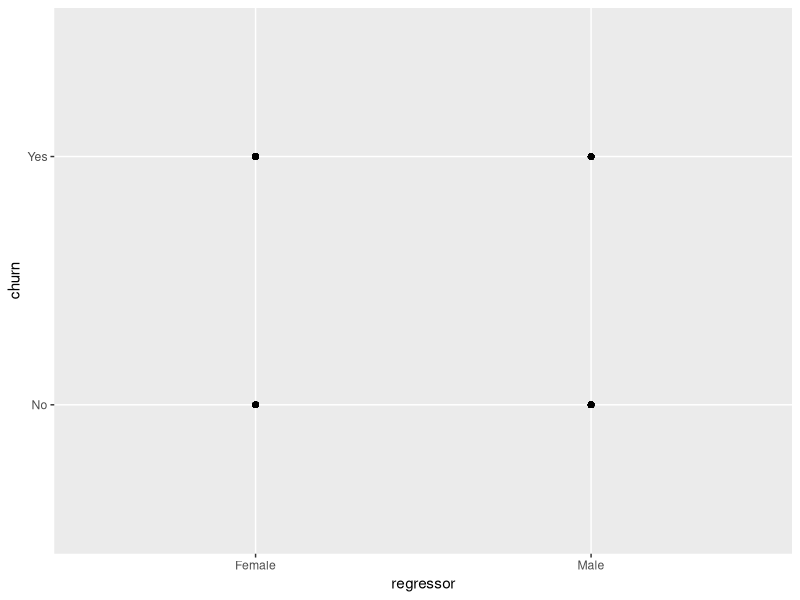
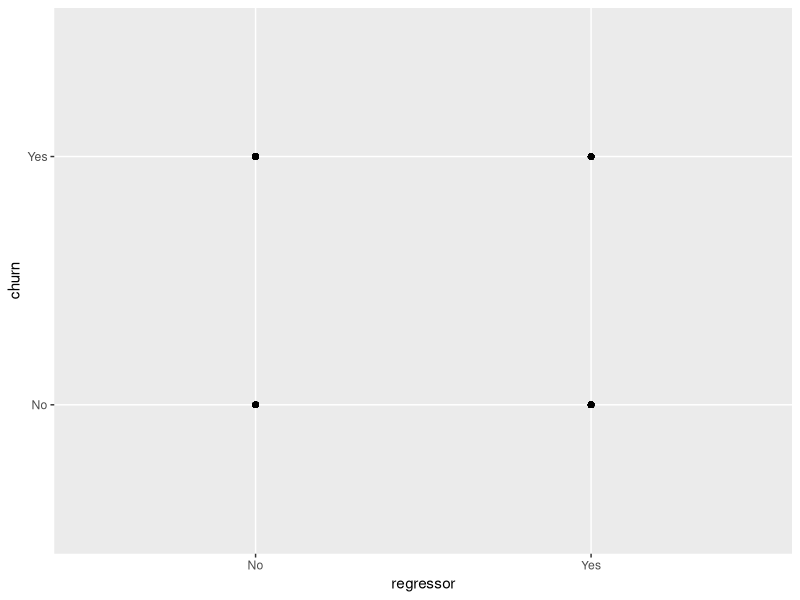
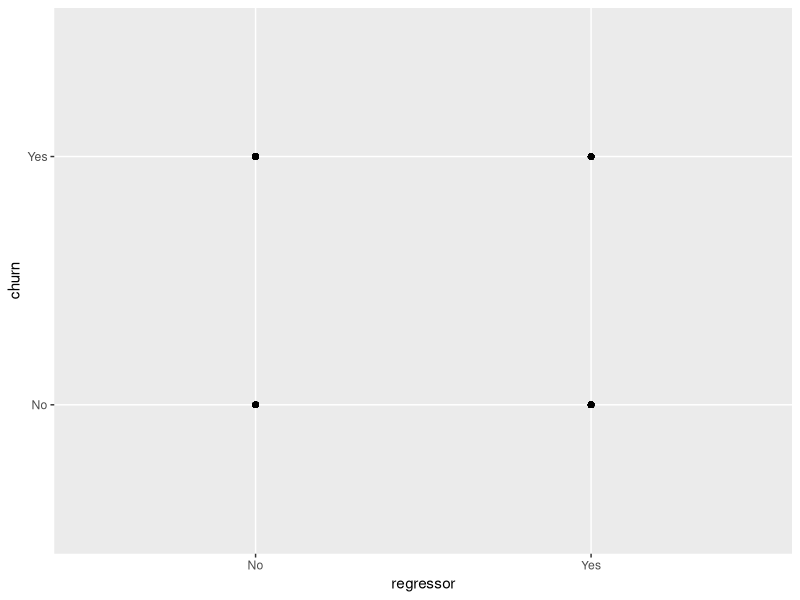
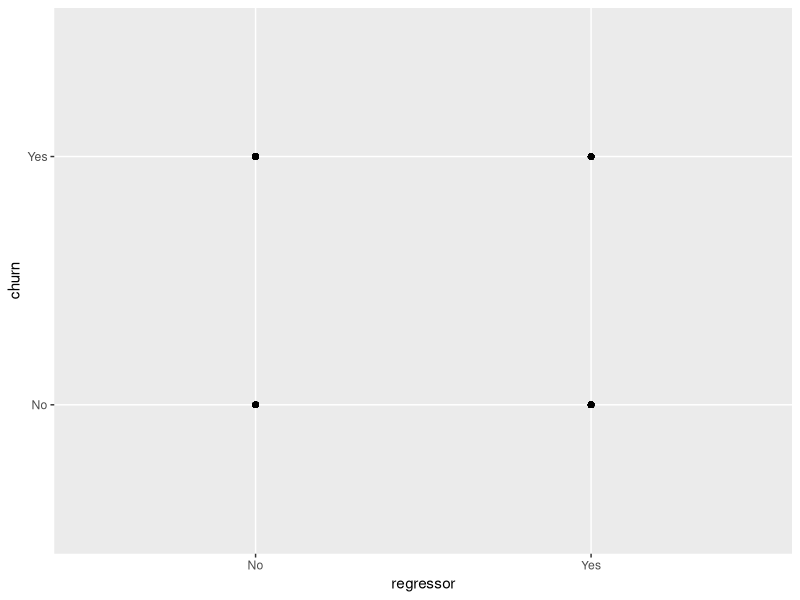
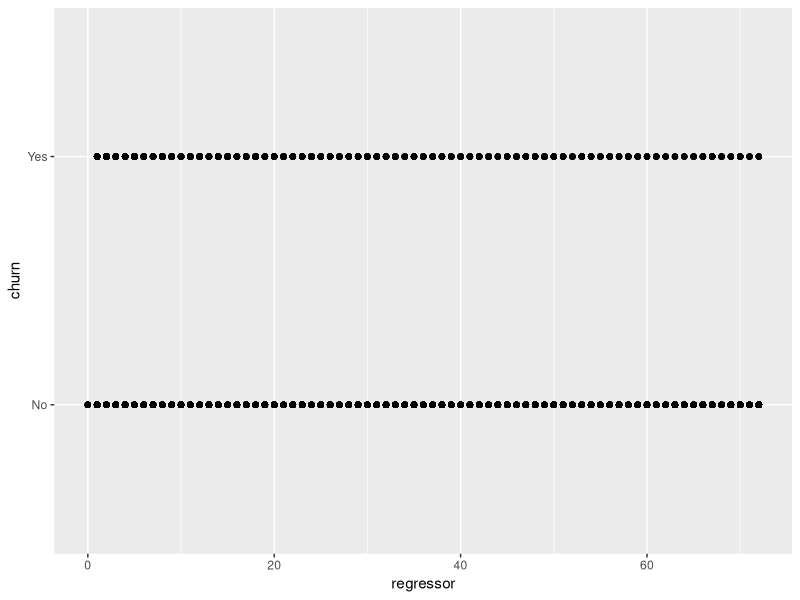
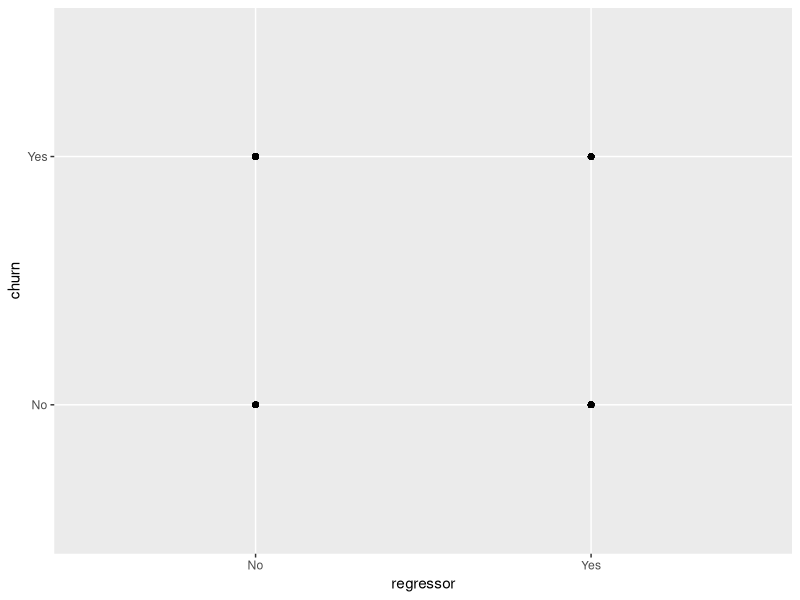
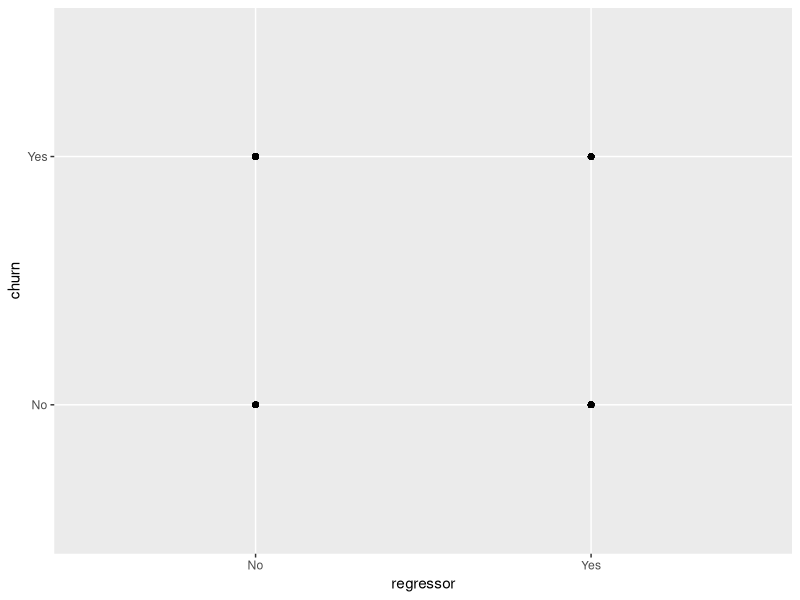
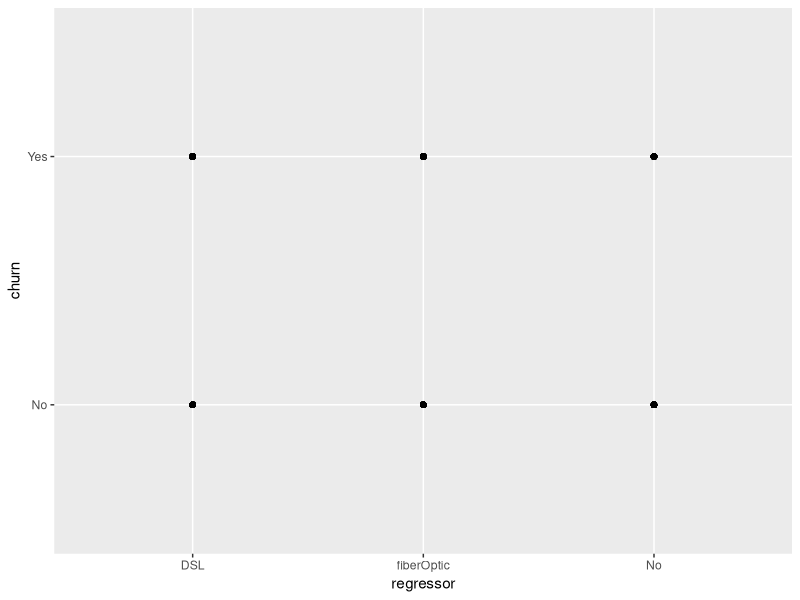

Write R code to recreate these figures, in order.
## ---- chunk 1
library(dplyr)# Load the data
cd <- read.csv(file = "cleanData.csv", header = TRUE, sep = ",", 
                stringsAsFactors = T)

print("ORIGIN DATA")

summary(cd)
## ---- chunk 2
fit <- glm(churn ~ . -paymentmethodAuto -tenure3 -tenure4, data = cd, family = "binomial")
summary(fit)
BIC(fit)
## ---- chunk 3
fit <- glm(churn ~ . -tenure -paymentmethodAuto -tenure4, data = cd, family = "binomial")
summary(fit)
BIC(fit)
## ---- chunk 4
fit <- glm(churn ~ . -tenure -paymentmethodAuto -tenure3, data = cd, family = "binomial")
summary(fit)
BIC(fit)
## ---- chunk 5
fit <- glm(churn ~ . -paymentmethod -tenure3 -tenure4, data = cd, family = "binomial")
summary(fit)
BIC(fit)
## ---- chunk 6
fit <- glm(churn ~ . -tenure -paymentmethod -tenure4, data = cd, family = "binomial")
summary(fit)
BIC(fit)
## ---- chunk 7
fit <- glm(churn ~ . -tenure -paymentmethod -tenure3, data = cd, family = "binomial")
summary(fit)
BIC(fit)
## ---- chunk 8
library(ggplot2)

selected_columns <- colnames(cd)[-20]

for( i in c(1:length(selected_columns)) ){
    print(
        ggplot(cd, aes_string(x = selected_columns[i], 
                              y = "churn")) + 
        geom_point() +
        xlab("regressor")
    )
}

# 
# 
# ggplot(cd, aes(x = seniorcitizen, y = churn)) + geom_point()
# 
# ggplot(cd, aes(x = partner, y = churn)) + geom_point()
# 
# ggplot(cd, aes(x = dependents, y = churn)) + geom_point()
# 
# ggplot(cd, aes(x = tenure, y = churn)) + geom_point()
# 
# ggplot(cd, aes(x = phoneservice, y = churn)) + geom_point()
# 
# ggplot(cd, aes(x = multiplelines, y = churn)) + geom_point()
# 
# ggplot(cd, aes(x = internetservice, y = churn)) + geom_point()
# 
# ggplot(cd, aes(x = onlinesecurity, y = churn)) + geom_point()
# 
# ggplot(cd, aes(x = onlinebackup, y = churn)) + geom_point()
# 
# ggplot(cd, aes(x = deviceprotection, y = churn)) + geom_point()
# 
# ggplot(cd, aes(x = techsupport, y = churn)) + geom_point()
# 
# ggplot(cd, aes(x = streamingtv, y = churn)) + geom_point()
# 
# ggplot(cd, aes(x = streamingmovies, y = churn)) + geom_point()
# 
# ggplot(cd, aes(x = contract, y = churn)) + geom_point()
# 
# ggplot(cd, aes(x = paperlessbilling, y = churn)) + geom_point()
# 
# ggplot(cd, aes(x = paymentmethod, y = churn)) + geom_point()
# 
# ggplot(cd, aes(x = monthlycharges, y = churn)) + geom_point()
# 
# ggplot(cd, aes(x = totalcharges, y = churn)) + geom_point()
# 
# ggplot(cd, aes(x = tenure3, y = churn)) + geom_point()
# 
# ggplot(cd, aes(x = tenure4, y = churn)) + geom_point()

# I don't think cd has paymentmethodA and paymentmethodB here
# ggplot(cd, aes(x = paymentmethodA, y = churn)) + geom_point()
# 
# ggplot(cd, aes(x = paymentmethodB, y = churn)) + geom_point()
